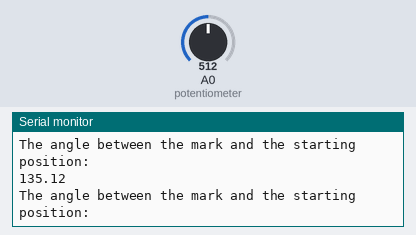
Recording of a sketch running on a simulated Arduino Uno, built with avr-gcc and run on an emulated ATmega328P. Shown: the last lines printed to the serial monitor. Inputs (shaded band) come from the test bench; at power-on: A0 (potentiometer) = 512.

Above: at 1.2 s.
1.3 s: A0 (potentiometer) set to 389
At 1.8 s:
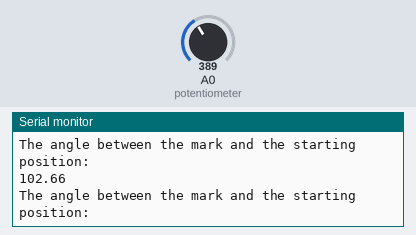
4.3 s: A0 (potentiometer) set to 370
At 5.0 s:
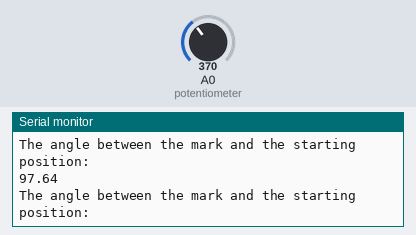
7.3 s: A0 (potentiometer) set to 41
At 7.8 s:
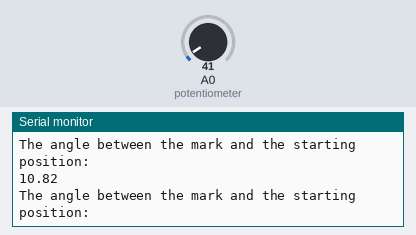
10.3 s: A0 (potentiometer) set to 34
At 11.1 s:
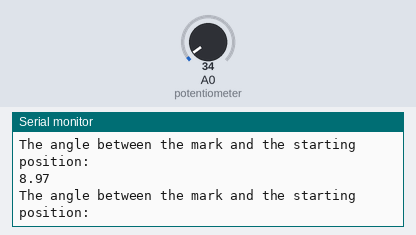
Timing chart, 0 to 13.3 s (numbered marks = the images above; inputs shaded):
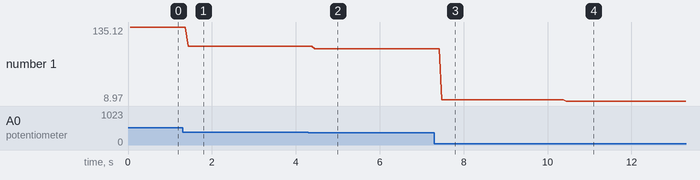

Measured:
- after the input at 1.3 s, the serial monitor: prints a new line after 0.13 s (image 1)
- after the input at 4.3 s, the serial monitor: prints a new line after 0.15 s (image 2)
- after the input at 7.3 s, the serial monitor: prints a new line after 0.18 s (image 3)
- after the input at 10.3 s, the serial monitor: prints a new line after 0.14 s (image 4)
- plotted number 1: 135.12 → 102.66 after the input at 1.3 s, 102.66 → 97.64 after the input at 4.3 s, 97.64 → 10.82 after the input at 7.3 s, 10.82 → 8.97 after the input at 10.3 s

The sketch:

alternate_code.ino
```cpp
int potentiometer = A0;

void setup()
{
    Serial.begin(9600);
    pinMode(potentiometer, INPUT);
}

void loop()
{   float rotation;
    int value = analogRead(potentiometer);
 	// Analog Read range : 0 - 1023
 //Angle range : 0 - 270
    //0(0) -512(135) - 1023(270)

  	//float rotation=map(value,0,1023,0,270);
    rotation = (float)value*0.2639;

    Serial.println("The angle between the mark and the starting position:");
    Serial.println(rotation);
}
```
